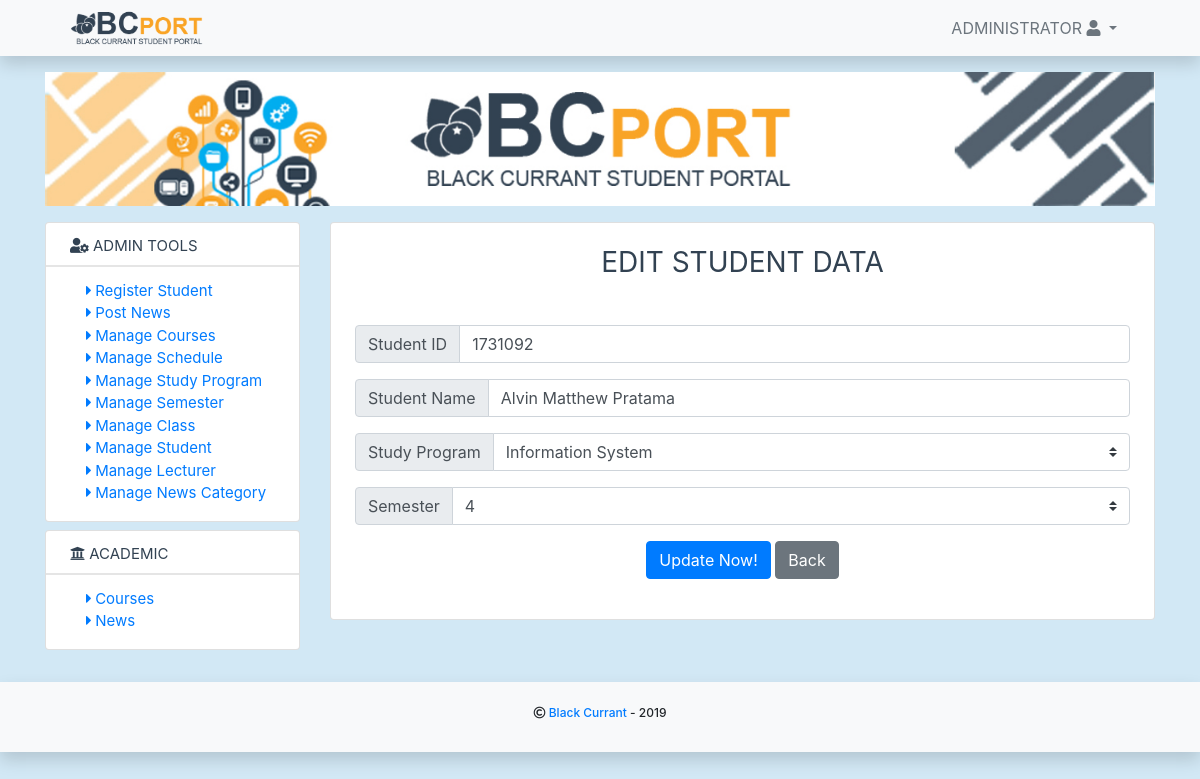
Screenshot of /index.php?page=editstudent&id=2 (signed in) with the database file from the repository.
### tables this page shows
CREATE TABLE `tb_student` (
  `id` int(11) NOT NULL,
  `student_id` varchar(15) NOT NULL,
  `name` varchar(255) NOT NULL,
  `studyprogram_id` int(11) NOT NULL,
  `birth_place` varchar(100) NOT NULL,
  `birth_date` varchar(50) NOT NULL,
  `phone_num` varchar(20) NOT NULL,
  `religion_id` varchar(20) NOT NULL,
  `current_semester` int(11) NOT NULL,
  `status` int(1) NOT NULL,
  `gender` varchar(10) NOT NULL
);

CREATE TABLE `tb_studyprogram` (
  `id` int(11) NOT NULL,
  `studyprogram_id` int(11) NOT NULL,
  `studyprogram` varchar(255) NOT NULL,
  `abbreviation` varchar(15) NOT NULL
);

### core/app/student.php (called while the page is built, shortened)
<?php
    function getStudent($id) {
        global $connect;
        $sql = "SELECT tb_student.*, tb_studyprogram.studyprogram, tb_religion.religion FROM tb_student INNER JOIN tb_studyprogram ON tb_student.studyprogram_id = tb_studyprogram.studyprogram_id LEFT JOIN tb_religion ON tb_student.religion_id = tb_religion.religion_id WHERE tb_student.id = '$id'";
        $query = $connect->query($sql);
        if ($query->num_rows > 0)
        {
            return $query;
        } else {
            return false;
        }
    }
?>

### core/base.php (called while the page is built, shortened)
<?php
    $baseUrl = "./";
?>

### pages/student/edit.php (the view, shortened to what this page needs)
<div class="text-center pb-4 px-4">
  <h3 class="simple-text py-4">Edit Student Data</h3>
    <?php
      $id = $_GET['id'];
     ?>
  <form action="" method="POST">
    <?php
      $result = getStudent($id);
      if ($result != false) {
        while ($row = $result->fetch_assoc()) {
          $student_id = $row['student_id'];
          $name = $row['name'];
          $semester = $row['current_semester'];
          $studyprogram_id_slc = $row['studyprogram_id'];
          $studyprogram_slc = $row['studyprogram'];
    ?>
      <div class="input-group mb-3">
        <div class="input-group-prepend">
            <label class="input-group-text" for="inputGroupSelect01">Student ID</label>
        </div>
        <input type="text" class="form-control" name="student_id" placeholder="Enter Student ID" value="<?php echo $student_id; ?>">
      </div>
      <div class="input-group mb-3">
        <div class="input-group-prepend">
            <label class="input-group-text" for="inputGroupSelect01">Student Name</label>
        </div>
        <input type="text" class="form-control" name="name" placeholder="Enter Student Name" value="<?php echo $name; ?>">
      </div>
      <div class="input-group mb-3">
          <div class="input-group-prepend">
              <label class="input-group-text" for="inputGroupSelect01">Study Program</label>
          </div>
          <select class="custom-select" id="inputGroupSelect01" name="studyprogram">
        <option selected value="<?php echo $studyprogram_id_slc; ?>"><?php echo $studyprogram_slc ?></option>
                <?php
                  $result = getAllStudyProgram();
                ?>
          </select>
      </div>
      <div class="input-group mb-3">
          <div class="input-group-prepend">
              <label class="input-group-text" for="inputGroupSelect01">Semester</label>
          </div>
          <select class="custom-select" id="inputGroupSelect01" name="semester">
        <option selected value="<?php echo $semester; ?>"><?php echo $semester ?></option>
                <?php
                  $result = getAllSemester();
                ?>
          </select>
      </div>
      <?php
        }
      }
     ?>
      <div class="form-group">
        <button type="submit" name="submit" class="btn btn-primary">Update Now!</button>
        <a href="<?php echo $baseUrl.'index.php?page=student'; ?>" class="btn btn-secondary"> Back</a>
      </div>
  </form>
</div>

### assets/css/custom.css (style rules this page uses)
body { background-color: #d2e8f5; }
.simple-text { text-transform: uppercase; padding: 0.5rem 0; display: block; white-space: nowrap; color: #324252; text-decoration: none; font-weight: 400; line-height: 30px; overflow: hidden; }
* { -webkit-box-sizing: border-box; box-sizing: border-box; }
body { padding: 0; margin: 0; }

### rows the page displays
tb_student: student_id "1731092", name "Alvin Matthew Pratama", studyprogram "Information System", semester "4"

### other values shown
$userdata['name'] "ADMINISTRATOR"
